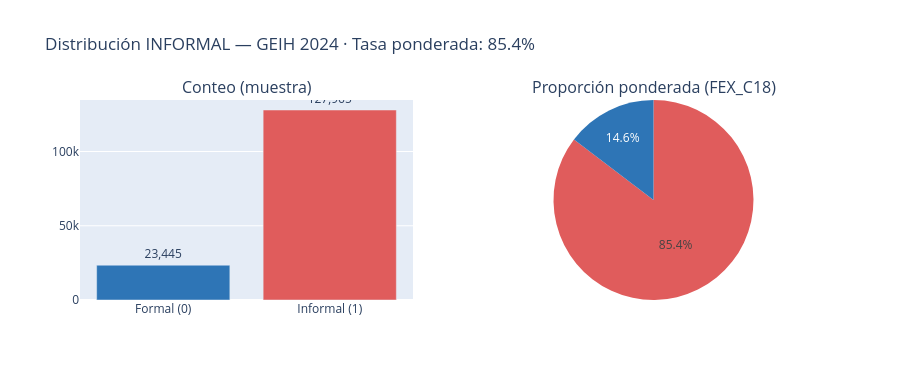

The cell this chart's notebook holds for it:
### Markdown cell above
---
### Distribución de la variable objetivo

### Code cell
n_total    = len(df)
n_informal = (df['INFORMAL'] == 1).sum()
n_formal   = (df['INFORMAL'] == 0).sum()
tasa_pond  = (df['INFORMAL'] * df['FEX_C18']).sum() / df['FEX_C18'].sum() * 100

fig = make_subplots(rows=1, cols=2,
                    subplot_titles=['Conteo (muestra)', 'Proporción ponderada (FEX_C18)'],
                    specs=[[{'type':'bar'}, {'type':'pie'}]])

fig.add_trace(go.Bar(
    x=['Formal (0)', 'Informal (1)'],
    y=[n_formal, n_informal],
    marker_color=['#2E75B6', '#E05C5C'],
    text=[f'{n_formal:,}', f'{n_informal:,}'],
    textposition='outside'
), row=1, col=1)

w_f = df[df['INFORMAL']==0]['FEX_C18'].sum()
w_i = df[df['INFORMAL']==1]['FEX_C18'].sum()
fig.add_trace(go.Pie(
    labels=['Formal', 'Informal'],
    values=[w_f, w_i],
    marker_colors=['#2E75B6', '#E05C5C']
), row=1, col=2)

fig.update_layout(
    title=f'Distribución INFORMAL — GEIH 2024 · Tasa ponderada: {tasa_pond:.1f}%',
    showlegend=False, height=380
)
fig.show()
fig.write_html(OUT_DIR / 'viz_01_target.html')
print(f'Informalidad ponderada (DANE): {tasa_pond:.1f}%')

### Figure 1 — Plotly figure (JSON) as saved in the notebook; plotly's stock layout.template omitted (floating-point values rounded to 4 significant figures)
{"data": [{"marker": {"color": ["#2E75B6", "#E05C5C"]}, "text": ["23,445", "127,965"], "textposition": "outside", "type": "bar", "x": ["Formal (0)", "Informal (1)"], "xaxis": "x", "y": [23445, 127965], "yaxis": "y"}, {"domain": {"x": [0.55, 1], "y": [0, 1]}, "labels": ["Formal", "Informal"], "marker": {"colors": ["#2E75B6", "#E05C5C"]}, "type": "pie", "values": [16930000.0, 98720000.0]}], "layout": {"annotations": [{"font": {"size": 16}, "showarrow": false, "text": "Conteo (muestra)", "x": 0.225, "xanchor": "center", "xref": "paper", "y": 1, "yanchor": "bottom", "yref": "paper"}, {"font": {"size": 16}, "showarrow": false, "text": "Proporción ponderada (FEX_C18)", "x": 0.775, "xanchor": "center", "xref": "paper", "y": 1, "yanchor": "bottom", "yref": "paper"}], "height": 380, "showlegend": false, "title": {"text": "Distribución INFORMAL — GEIH 2024 · Tasa ponderada: 85.4%"}, "xaxis": {"anchor": "y", "domain": [0, 0.45]}, "yaxis": {"anchor": "x", "domain": [0, 1]}}}
